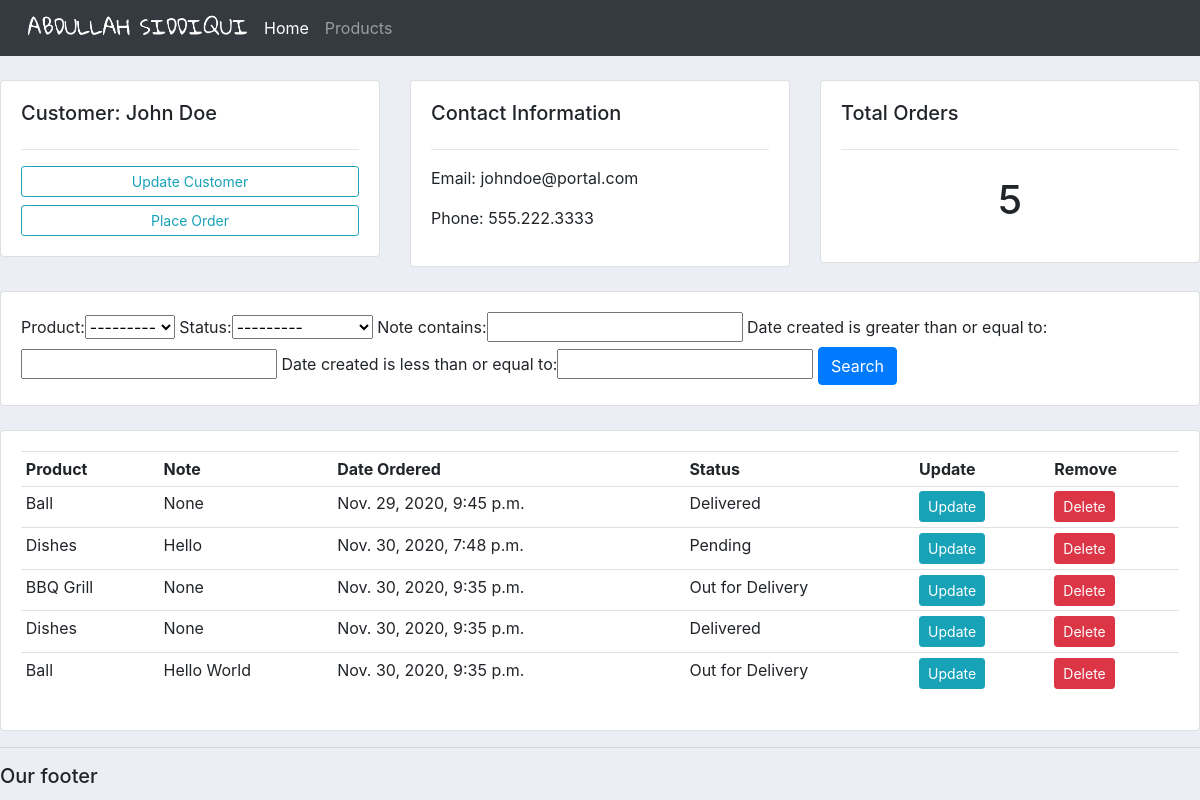
The page /customer/2 on the database its author committed.
### accounts/models.py (models this page shows, shortened)
class Customer(models.Model):
    name = models.CharField(max_length=200, null=True)
    phone = models.CharField(max_length=200, null=True)
    email = models.EmailField(max_length=200, null=True)
    date_created = models.DateTimeField(auto_now_add=True, null=True)

class Order(models.Model):
    STATUS = (
        ('Pending', 'Pending'),
        ('Out for Delivery', 'Out for Delivery'),
        ('Delivered', 'Delivered')
    )
    customer = models.ForeignKey(Customer, null=True, on_delete=models.SET_NULL)
    product = models.ForeignKey(Product, null=True, on_delete=models.SET_NULL)
    date_created = models.DateTimeField(auto_now_add=True, null=True)
    status = models.CharField(max_length=200, null=True, choices=STATUS)
    note = models.CharField(max_length=1000, null=True)

class Product(models.Model):
    CATEGORY = (
        ('Indoor', 'Indoor'),
        ('Outdoor', 'Outdoor')
    )
    name = models.CharField(max_length=200, null=True)
    price = models.FloatField(null=True)
    category = models.CharField(max_length=200, null=True, choices=CATEGORY)
    description = models.CharField(max_length=200, null=True, blank=True)
    date_created = models.DateTimeField(auto_now_add=True, null=True)
    tags = models.ManyToManyField(Tag)
    def __str__(self):
        return self.name

### accounts/views.py (the view)
# urls.py: path('customer/<str:pk>', views.customer, name='customer'),
def customer(request, pk):
    customer = Customer.objects.get(id=pk)
    orders = customer.order_set.all()
    order_count = orders.count()
    myFilter = OrderFilter(request.GET, queryset=orders)
    orders = myFilter.qs
    context = {
        'customer': customer,
        'orders': orders,
        'order_count': order_count,
        'myFilter': myFilter,
    }
    return render(request, 'accounts/customer.html', context)

### accounts/templates/accounts/customer.html
{% extends 'accounts/base.html' %}
{% block content %}
    <br>
    <div class="row">
	<div class="col-md">
		<div class="card card-body">
			<h5>Customer: {{ customer.name }}</h5>
			<hr>
			<a class="btn btn-outline-info  btn-sm btn-block" href="">Update Customer</a>
			<a class="btn btn-outline-info  btn-sm btn-block" href="{% url 'create-order' customer.id %}">Place Order</a>
		</div>
	</div>
	<div class="col-md">
		<div class="card card-body">
			<h5>Contact Information</h5>
			<hr>
			<p>Email: {{ customer.email }}</p>
			<p>Phone: {{ customer.phone }}</p>
		</div>
	</div>
	<div class="col-md">
		<div class="card card-body">
			<h5>Total Orders</h5>
			<hr>
			<h1 style="text-align: center;padding: 10px">{{ order_count }}</h1>
		</div>
	</div>
</div>
    <br>
    <div class="row">
	<div class="col">
		<div class="card card-body">
			<form method="get">
                {{ myFilter.form }}
		    <button class="btn btn-primary" type="submit">Search</button>
		  </form>
		</div>
	</div>
</div>
    <br>
    <div class="row">
	<div class="col-md">
		<div class="card card-body">
			<table class="table table-sm">
				<tr>
					<th>Product</th>
					<th>Note</th>
					<th>Date Ordered</th>
					<th>Status</th>
					<th>Update</th>
					<th>Remove</th>
				</tr>
                {% for order in orders %}
                    <tr>
                        <td>{{ order.product }}</td>
                        <td>{{ order.note }}</td>
                        <td>{{ order.date_created }}</td>
                        <td>{{ order.status }}</td>
                        <td><a class="btn btn-sm btn-info" href="{% url 'update-order' order.id %}">Update</a></td>
                        <td><a class="btn btn-sm btn-danger" href="{% url 'delete-order' order.id %}">Delete</a></td>
                    </tr>
                {% endfor %}
			</table>
		</div>
	</div>
</div>
{% endblock %}

### static/css/style.css (style rules this page uses)
body { background-color: #ebeff5; }

### rows shown on the page
Customer: name "John Doe", email "johndoe@portal.com", phone "555.222.3333"
Order: product "Ball", note "None", date_created "Nov. 29, 2020, 9:45 p.m.", status "Delivered"
Order: product "Dishes", note "Hello", date_created "Nov. 30, 2020, 7:48 p.m.", status "Pending"
Order: product "BBQ Grill", note "None", date_created "Nov. 30, 2020, 9:35 p.m.", status "Out for Delivery"
Order: product "Dishes", note "None", date_created "Nov. 30, 2020, 9:35 p.m.", status "Delivered"
Order: product "Ball", note "Hello World", date_created "Nov. 30, 2020, 9:35 p.m.", status "Out for Delivery"

### other values the page prints
{{ order_count }} "5"
